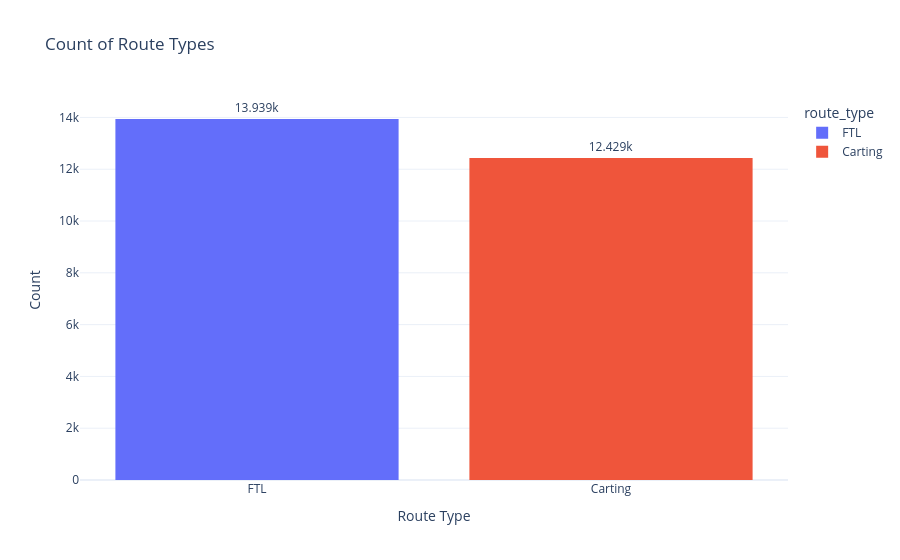

Notebook source saved alongside this figure:
### Markdown cell above
**CATEGORICAL FEATURE ANALYSIS**

### Code cell
fig = px.histogram(data_frame=data,x='route_type',
    color='route_type',text_auto=True,
    title='Count of Route Types'
)

fig.update_layout(xaxis_title='Route Type',
                  yaxis_title='Count',template='plotly_white'
)

fig.update_traces(textposition='outside')

fig.show()

### Figure 1 — Plotly figure (JSON) as saved in the notebook; plotly's stock layout.template omitted (floating-point values rounded to 4 significant figures; data arrays with more than 128 entries replaced by an {"elided": "..."} marker saying what was removed)
{"data": [{"alignmentgroup": "True", "bingroup": "x", "hovertemplate": "route_type=%{x}<br>count=%{y}<extra></extra>", "legendgroup": "FTL", "marker": {"color": "#636efa", "pattern": {"shape": ""}}, "name": "FTL", "offsetgroup": "FTL", "orientation": "v", "showlegend": true, "textposition": "outside", "texttemplate": "%{value}", "type": "histogram", "x": {"elided": "13939 str values"}, "xaxis": "x", "yaxis": "y"}, {"alignmentgroup": "True", "bingroup": "x", "hovertemplate": "route_type=%{x}<br>count=%{y}<extra></extra>", "legendgroup": "Carting", "marker": {"color": "#EF553B", "pattern": {"shape": ""}}, "name": "Carting", "offsetgroup": "Carting", "orientation": "v", "showlegend": true, "textposition": "outside", "texttemplate": "%{value}", "type": "histogram", "x": {"elided": "12429 str values"}, "xaxis": "x", "yaxis": "y"}], "layout": {"autosize": true, "barmode": "relative", "legend": {"title": {"text": "route_type"}, "tracegroupgap": 0}, "title": {"text": "Count of Route Types"}, "xaxis": {"anchor": "y", "autorange": true, "categoryarray": ["FTL", "Carting"], "categoryorder": "array", "domain": [0, 1], "range": [-0.5, 1.5], "title": {"text": "Route Type"}, "type": "category"}, "yaxis": {"anchor": "x", "autorange": true, "domain": [0, 1], "range": [0, 14670.0], "title": {"text": "Count"}}}}
